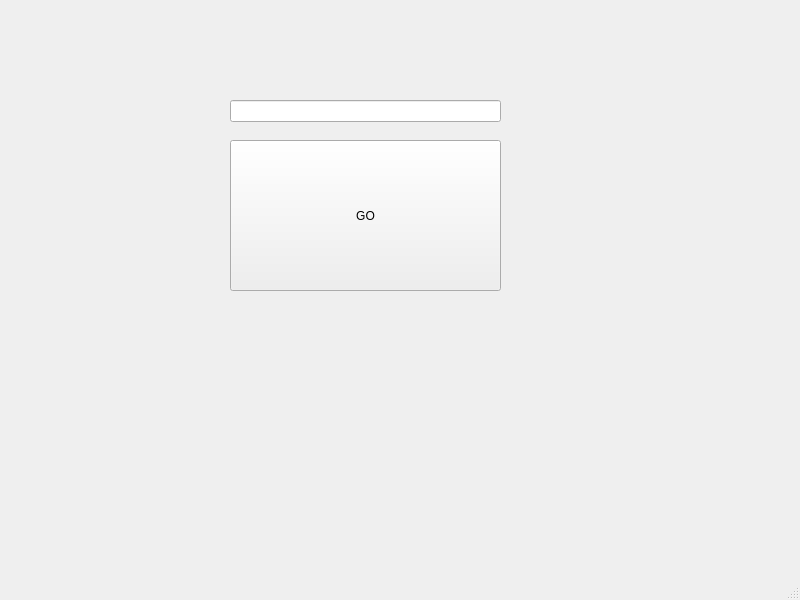
<?xml version="1.0" encoding="UTF-8"?>
<ui version="4.0">
 <class>testWindow</class>
 <widget class="QMainWindow" name="testWindow">
  <property name="geometry">
   <rect>
    <x>0</x>
    <y>0</y>
    <width>800</width>
    <height>600</height>
   </rect>
  </property>
  <property name="windowTitle">
   <string>MainWindow</string>
  </property>
  <widget class="QWidget" name="centralwidget">
   <widget class="QPushButton" name="mypushButton">
    <property name="geometry">
     <rect>
      <x>230</x>
      <y>140</y>
      <width>271</width>
      <height>151</height>
     </rect>
    </property>
    <property name="text">
     <string>GO</string>
    </property>
   </widget>
   <widget class="QLineEdit" name="mylineEdit">
    <property name="geometry">
     <rect>
      <x>230</x>
      <y>100</y>
      <width>271</width>
      <height>22</height>
     </rect>
    </property>
   </widget>
  </widget>
  <widget class="QMenuBar" name="menubar">
   <property name="geometry">
    <rect>
     <x>0</x>
     <y>0</y>
     <width>800</width>
     <height>22</height>
    </rect>
   </property>
  </widget>
  <widget class="QStatusBar" name="statusbar"/>
 </widget>
 <resources/>
 <connections/>
</ui>
